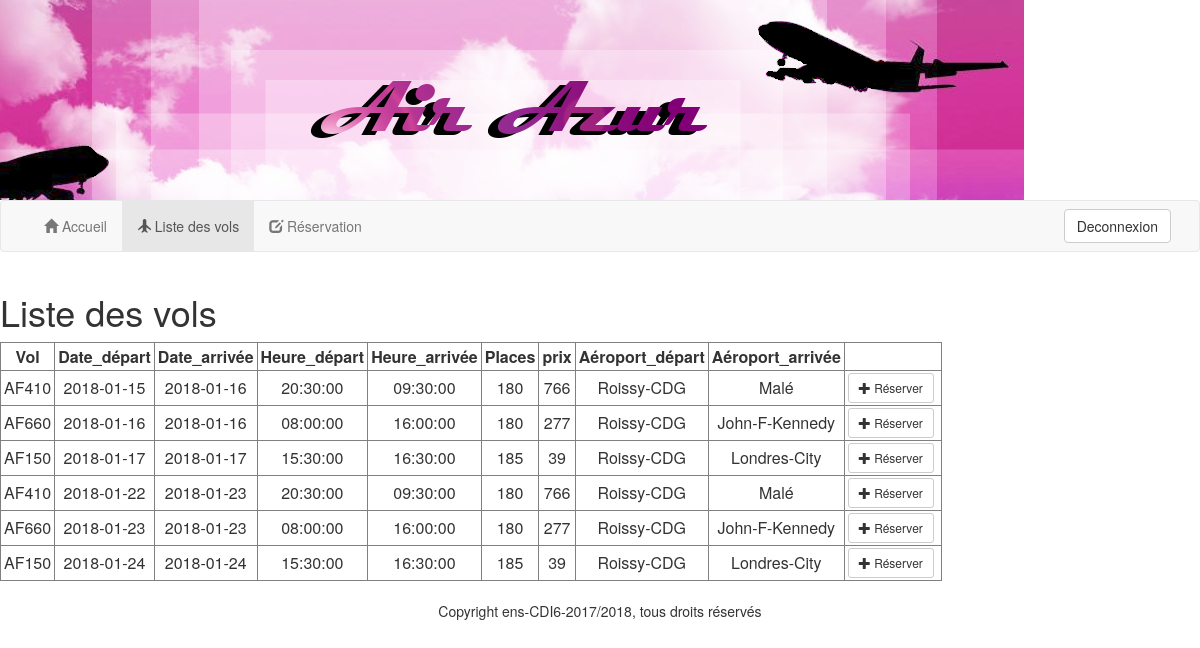
The app's page /views/catalog.php with its own data.
### tables this page shows
CREATE TABLE `aeroport` (
  `code` int(11) NOT NULL,
  `libelle` varchar(30) DEFAULT NULL,
  `pays` varchar(30) DEFAULT NULL,
  `arp_nom` varchar(30) DEFAULT NULL
);

### web/model/model.php (called while the page is built, shortened)
<?php
require_once('DataLink.php');
function getVols() {
  $oDl = new DataLink();
  $sQuery = "SELECT vol.vlg_num as Vol, date_dep, date_dep as 'Date_départ',
   date_arr as 'Date_arrivée',
    heure_dep as 'Heure_départ',
     heure_arr as 'Heure_arrivée',
      nbr_places as Places,
       prix,
        (select arp_nom from aeroport where code = 1 ) as 'Aéroport_départ',
          arp_nom as 'Aéroport_arrivée' FROM `vol`
          join vol_g on vol.vlg_num = vol_g.vlg_num
          join aeroport on vol_g.code_arp_arr = aeroport.code
          order by date_dep";
  return $oDl->getResultSet($sQuery);
}
 ?>

### web/model/DataLink.php (called while the page is built, shortened)
<?php
class DataLink {
  public $aDbConnector = array('dsn' => 'mysql:host=localhost;dbname=air_azur;charset=UTF8',
    'user' => 'root',
    'password' => '');
  public $oConnection = null;
  function  dbConnect() {
    $oPdo = null;
    try {
      $oPdo = new PDO($this->aDbConnector['dsn'],
        $this->aDbConnector['user'],
        $this->aDbConnector['password']);
    }
    catch(Exception $e) {
      die('Erreur : '.$e->getMessage());
    }
    return $oPdo;
  }
  function getConnection() {
    if (!$this->oConnection)
      $this->oConnection = $this->dbConnect();
    return $this->oConnection;
  }
  function getResultSet($sQuery, $aParams=array()) {
    $aResultSet = array();
    if ($oCnx = $this->getConnection()) {
      $oStm = $oCnx->prepare($sQuery);
      if($oStm->execute($aParams)) {
        $aResultSet = $oStm->fetchall(PDO::FETCH_ASSOC);
      }
    }
    return $aResultSet;
  }
}
 ?>

### web/controller/catalog.php (the view)
<?php
include_once('../model/model.php');
include_once('../controller/util.php');
function getVolTable(){
  $aRes = getVols();
  foreach ($aRes as $key => $value) {
    $aAction = array();
    $aAction[] = '<button type="button"
                    class="btn btn-default btn-sm"
                    onclick="editRes(\''.$value['Vol'].'\', \''.$value['date_dep'].'\')">
    <span class="glyphicon glyphicon-plus"></span> Réserver
  </button>&nbsp;';
    unset($aRes[$key]['date_dep']);
    $aRes[$key]['&nbsp;'] = implode('&nbsp;',$aAction);
  }
return mkHtmlTable($aRes);
}
echo getVolTable();
?>

### web/views/catalog.php (shortened to what this page needs)
<html>
  <?php include_once('head.php')?>
  <body>
    <div id="container">
      <?php include_once('header.php')?>
      <div>
        <h1>Liste des vols</h1>
        <div id="fly_list">
          <?php include_once('../controller/catalog.php')?>
        </div>
      </div>
    </div>
    <?php include_once('foot.php')?>
  </body>
</html>

### web/views/head.php (shortened to what this page needs)
<head>
        <link rel="stylesheet" href = '../css/style.css' type="text/css"/>
        <link rel="stylesheet" href="../css/bootstrap-3.3.7-dist/css/bootstrap.min.css" >
</head>

### web/views/header.php
<header>
  <div class="top">
    <img src="../img/banniere.png" alt="logo">
  </div>
  <div class="menu">
    <?php include_once('menu.php')?>
  </div>
</header>

### web/views/menu.php
<div id="menu" class="row">
    <div class="col-lg-12">
        <nav class="navbar navbar-default">
          <ul class="nav navbar-nav">
              <li id="menu_home"> <a href="../index.php?action=home"><span class="glyphicon glyphicon-home"></span>   Accueil </a> </li>
              <li id="menu_cat" > <a href="../index.php?action=catalog"><span class="glyphicon glyphicon-plane"></span>    Liste des vols</a> </li>
              <li id="menu_res" > <a href="../index.php?action=reservation"><span class="glyphicon glyphicon-edit"></span>   Réservation</a> </li>
          </ul>
      <button type="button" class="btn btn-default navbar-btn pull-right">Deconnexion</button>
      </nav>
  </div>
</div>

### web/controller/util.php
<?php
function mkHtmlTable($aTable) {
  $sHtml = null;
  if(is_array($aTable)) {
    foreach($aTable as $k=>$v) {
      if(is_array($v)) {
        if($k == 0) {
          $aLabels = array_keys($v);
          $sHtml .= '<tr><th>'.implode('</th><th>', $aLabels).'</th></tr>';
        }
        $sHtml .= '<tr><td>'.implode('</td><td>', $v).'</td></tr>';
      }
    }
  }
  if(!empty($sHtml))
    $sHtml = "<table class=\"tpListTable\" > $sHtml </table>";
  return $sHtml;
}
?>

### web/views/foot.php
<footer class = "pied">
  <br />
        <p>Copyright ens-CDI6-2017/2018, tous droits réservés</p>
</footer>

### web/css/style.css (style rules this page uses)
.navbar { position: relative; padding-left: 2em; padding-right: 2em; min-height: 50px; margin-bottom: 20px; border: 1px solid transparent; }
.navbar-default { background-color: #FFFFFF; border-color: #C71585; }
div.top { position: center; }
.pied { text-align: center; }
#fly_list > table { border: 1px solid gray; border-collapse: collapse; }
#fly_list > table td, #fly_list > table th { border: 1px solid gray; border-collapse: collapse; padding: 2px 3px; text-align: center; }

### records on screen
aeroport: aLabels "Vol Date_départ Date_arrivée Heure_départ Heure_arrivée Places prix Aéroport_départ Aéroport_arrivée", v "AF410 2018-01-15 2018-01-16 20:30:00 09:30:00 180 766 Roissy-CDG Malé", v "AF410 2018-01-22 2018-01-23 20:30:00 09:30:00 180 766 Roissy-CDG Malé"
aeroport: v "AF660 2018-01-16 2018-01-16 08:00:00 16:00:00 180 277 Roissy-CDG John-F-Kennedy", v "AF660 2018-01-23 2018-01-23 08:00:00 16:00:00 180 277 Roissy-CDG John-F-Kennedy"
aeroport: v "AF150 2018-01-17 2018-01-17 15:30:00 16:30:00 185 39 Roissy-CDG Londres-City", v "AF150 2018-01-24 2018-01-24 15:30:00 16:30:00 185 39 Roissy-CDG Londres-City"
